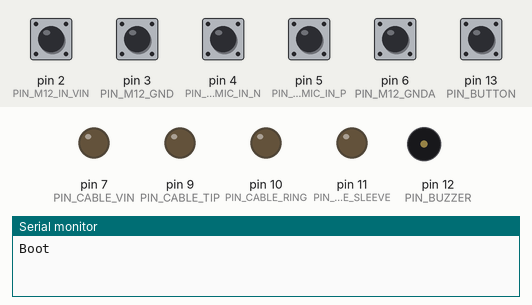
Bench run of a sketch on a simulated Arduino Uno, built with avr-gcc and run on an emulated ATmega328P. Shown: output pins drawn as LEDs (lit = HIGH), buzzer (waves = sounding), the last lines printed to the serial monitor. The test bench sets the inputs (shaded band); at power-on: pin 2 (PIN_M12_IN_VIN), pin 3 (PIN_M12_GND), pin 4 (PIN_M12_MIC_IN_N), pin 5 (PIN_M12_MIC_IN_P), pin 6 (PIN_M12_GNDA), pin 13 (PIN_BUTTON) HIGH. Pins used as bus, display or sensor lines are not drawn.

Above: at 1.2 s.
1.3 s: pin 13 (PIN_BUTTON) pulled LOW for 0.15 s
At 2.5 s:
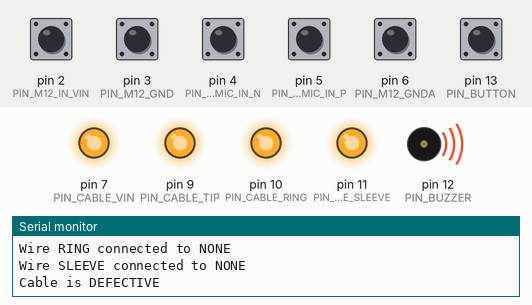
4.4 s: pin 13 (PIN_BUTTON) pulled LOW for 1 s
At 8.5 s:
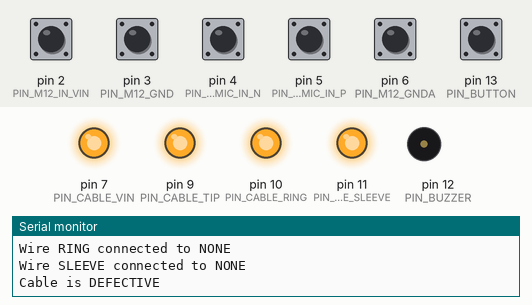
Timing chart, 0 to 10.0 s (numbered marks = the images above; inputs shaded):
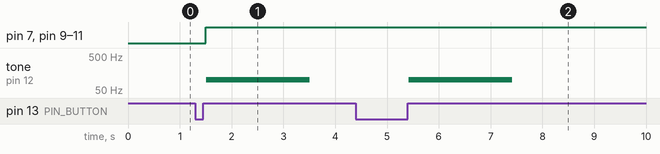

The sketch:

cable-tester.ino
```cpp
#define PIN_BUZZER 12
#define PIN_BUTTON 13

#define PIN_M12_IN_VIN 2
#define PIN_M12_GND 3
#define PIN_M12_MIC_IN_N 4
#define PIN_M12_MIC_IN_P 5
#define PIN_M12_GNDA 6

#define PIN_CABLE_VIN 7
#define PIN_CABLE_GND 8
#define PIN_CABLE_TIP 9
#define PIN_CABLE_RING 10
#define PIN_CABLE_SLEEVE 11

#define IN_VIN 0
#define GND 1
#define MIC_IN_N 2
#define MIC_IN_P 3
#define GNDA 4

void set(uint8_t pin){
  digitalWrite(pin, LOW);
}

void clear(uint8_t pin){
  digitalWrite(pin, HIGH);
}

void clear_all(){
  digitalWrite(PIN_CABLE_VIN, HIGH);
  digitalWrite(PIN_CABLE_GND, HIGH);
  digitalWrite(PIN_CABLE_TIP, HIGH);
  digitalWrite(PIN_CABLE_RING, HIGH);
  digitalWrite(PIN_CABLE_SLEEVE, HIGH);
}

uint8_t get_connections(){
  uint8_t connected = 0;

  if (digitalRead(PIN_M12_IN_VIN) == false) connected |= 1 << IN_VIN;
  if (digitalRead(PIN_M12_GND) == false) connected |= 1 << GND;
  if (digitalRead(PIN_M12_MIC_IN_N) == false) connected |= 1 << MIC_IN_N;
  if (digitalRead(PIN_M12_MIC_IN_P) == false) connected |= 1 << MIC_IN_P;
  if (digitalRead(PIN_M12_GNDA) == false) connected |= 1 << GNDA;

  return connected;
}

void print_connections(uint8_t connected){
  if (connected & 1<<IN_VIN) Serial.print(" IN_VIN");
  if (connected & 1<<GND) Serial.print(" GND");
  if (connected & 1<<MIC_IN_N) Serial.print(" MIC_IN_N");
  if (connected & 1<<MIC_IN_P) Serial.print(" MIC_IN_P");
  if (connected & 1<<GNDA) Serial.print(" GNDA");
  if (connected == 0) Serial.print (" NONE");
}

bool check_connections(){
  uint8_t result = 0;
  uint8_t connected;
  char wire_name[][10] = {
    "VIN",
    "GND",
    "TIP",
    "RING",
    "SLEEVE"
  };
  uint8_t output_pin[] = {
    PIN_CABLE_VIN,
    PIN_CABLE_GND,
    PIN_CABLE_TIP,
    PIN_CABLE_RING,
    PIN_CABLE_SLEEVE
  };
  uint8_t correct[] = {
    1 << IN_VIN,
    1 << GND,
    1 << MIC_IN_P,
    0,
    (1 << GNDA) | (1 << MIC_IN_N)
  };

  for (uint8_t wire = 0; wire < 5; wire++)
  {
    set(output_pin[wire]);
    Serial.print("Wire "); Serial.print(wire_name[wire]); Serial.print(" connected to");
    connected = get_connections();
    print_connections(connected);
    if (connected != correct[wire])
      result += 1;
    clear(output_pin[wire]);
    Serial.println();
  }
  return result;
}

void setup() {
  Serial.begin(115200);
  Serial.println("Boot");

  pinMode(PIN_M12_IN_VIN, INPUT_PULLUP);
  pinMode(PIN_M12_GND, INPUT_PULLUP);
  pinMode(PIN_M12_MIC_IN_N, INPUT_PULLUP);
  pinMode(PIN_M12_MIC_IN_P, INPUT_PULLUP);
  pinMode(PIN_M12_GNDA, INPUT_PULLUP);

  pinMode(PIN_CABLE_VIN, OUTPUT);
  pinMode(PIN_CABLE_GND, OUTPUT);
  pinMode(PIN_CABLE_TIP, OUTPUT);
  pinMode(PIN_CABLE_RING, OUTPUT);
  pinMode(PIN_CABLE_SLEEVE, OUTPUT);

  pinMode(PIN_BUZZER, OUTPUT);
  pinMode(PIN_BUTTON, INPUT_PULLUP);
}

void loop() {
  while (digitalRead(PIN_BUTTON) == HIGH)
  {
    delay(100); // wait for button press
  }
  while (digitalRead(PIN_BUTTON) == LOW)
  {
    delay(100); // wait for button release
  }

  clear_all();

  if (check_connections() == 0){
    Serial.println("Cable is OK");
    tone(PIN_BUZZER, 2000, 200);
  }
  else {
    Serial.println("Cable is DEFECTIVE");
    tone(PIN_BUZZER, 100, 2000);
  }
}
```

Measured:
- after the input at 1.3 s, pin 7 (PIN_CABLE_VIN), pin 9 (PIN_CABLE_TIP), pin 10 (PIN_CABLE_RING): LOW → HIGH after 0.20 s; pin 11 (PIN_CABLE_SLEEVE): LOW → HIGH after 0.21 s; tone on pin 12 (PIN_BUZZER): silent → 100 Hz after 0.21 s, → silent 2.0 s later
- after the input at 4.4 s, tone on pin 12 (PIN_BUZZER): silent → 100 Hz after 1.0 s, → silent 2.0 s later
